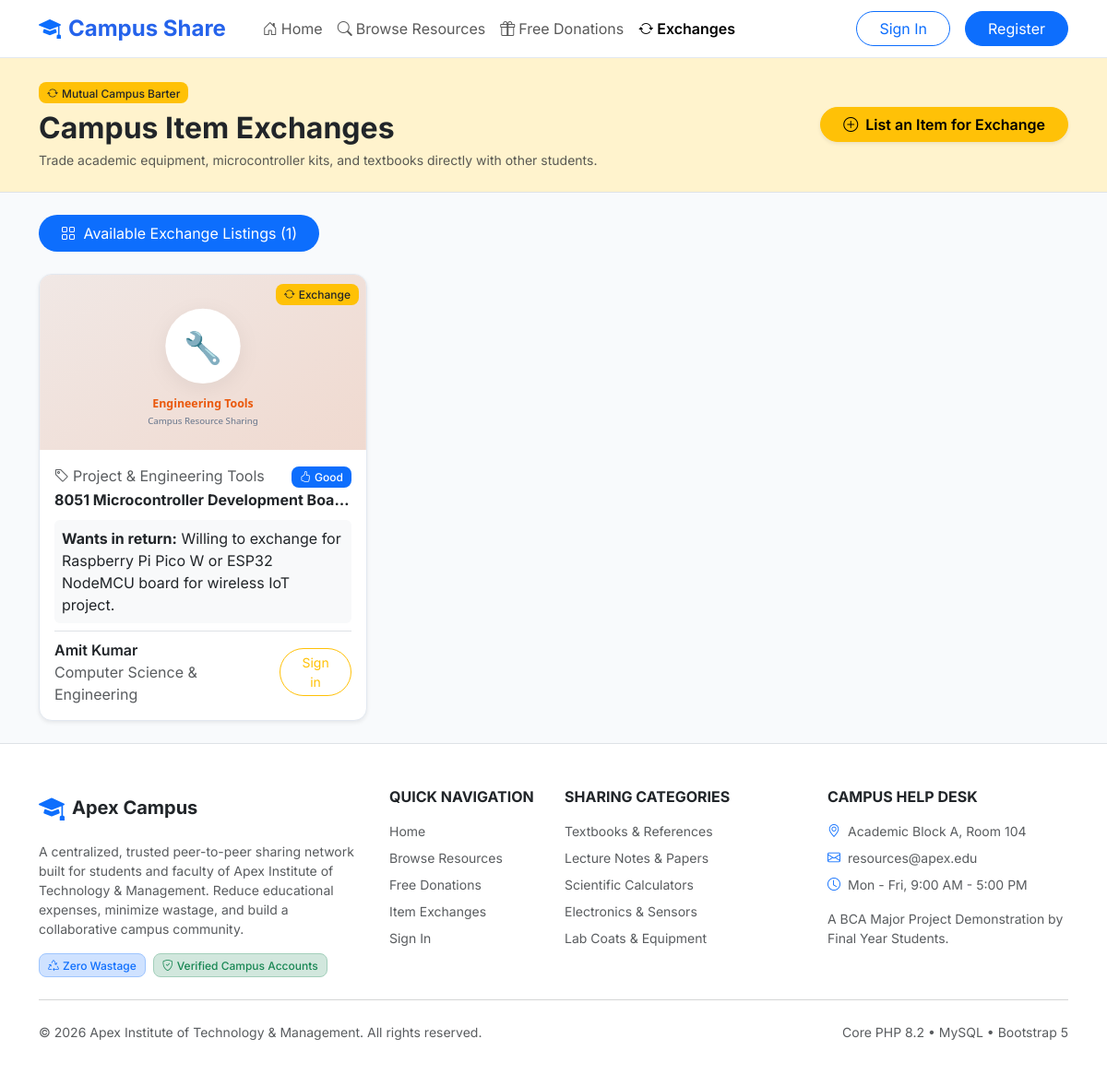
The page /student/exchanges.php on the database its author committed.
### tables this page shows
CREATE TABLE `resources` (
    `id` INT AUTO_INCREMENT PRIMARY KEY,
    `owner_id` INT NOT NULL,
    `category_id` INT NOT NULL,
    `department_id` INT NULL,
    `title` VARCHAR(200) NOT NULL,
    `description` TEXT NOT NULL,
    `resource_type` ENUM('book', 'notes', 'calculator', 'stationery', 'electronics', 'lab_equipment', 'engineering_tool', 'sports', 'art_supplies', 'hostel_item', 'other') NOT NULL DEFAULT 'book',
    `sharing_method` ENUM('borrow', 'donate', 'exchange', 'temporary_use') NOT NULL DEFAULT 'borrow',
    `condition_status` ENUM('new', 'like_new', 'good', 'fair', 'poor') NOT NULL DEFAULT 'good',
    `total_quantity` INT NOT NULL DEFAULT 1,
    `available_quantity` INT NOT NULL DEFAULT 1,
    `borrowing_duration_days` INT NOT NULL DEFAULT 7,
    `exchange_requirements` TEXT NULL,
    `collection_instructions` TEXT NULL,
    `usage_instructions` TEXT NULL,
    `image_path` VARCHAR(255) NULL,
    `course_semester_tag` VARCHAR(100) NULL,
    `availability_status` ENUM('available', 'reserved', 'borrowed', 'unavailable', 'under_review') NOT NULL DEFAULT 'available',
    `moderation_status` ENUM('approved', 'pending_approval', 'rejected') NOT NULL DEFAULT 'approved',
    `created_at` TIMESTAMP DEFAULT CURRENT_TIMESTAMP,
    `updated_at` TIMESTAMP DEFAULT CURRENT_TIMESTAMP ON UPDATE CURRENT_TIMESTAMP,
    INDEX `idx_res_owner` (`owner_id`),
    INDEX `idx_res_category` (`category_id`),
    INDEX `idx_res_dept` (`department_id`),
    INDEX `idx_res_method` (`sharing_method`),
    INDEX `idx_res_status` (`availability_status`),
    INDEX `idx_res_moderation` (`moderation_status`),
    INDEX `idx_res_type` (`resource_type`),
    INDEX `idx_res_condition` (`condition_status`),
    CONSTRAINT `fk_resources_owner` FOREIGN KEY (`owner_id`) REFERENCES `users`(`id`) ON DELETE CASCADE,
    CONSTRAINT `fk_resources_category` FOREIGN KEY (`category_id`) REFERENCES `categories`(`id`) ON DELETE RESTRICT,
    CONSTRAINT `fk_resources_department` FOREIGN KEY (`department_id`) REFERENCES `departments`(`id`) ON DELETE SET NULL
);

CREATE TABLE `categories` (
    `id` INT AUTO_INCREMENT PRIMARY KEY,
    `category_name` VARCHAR(100) NOT NULL UNIQUE,
    `slug` VARCHAR(100) NOT NULL UNIQUE,
    `description` TEXT NULL,
    `icon_class` VARCHAR(50) DEFAULT 'bi-box-seam',
    `status` ENUM('active', 'inactive') DEFAULT 'active',
    `created_at` TIMESTAMP DEFAULT CURRENT_TIMESTAMP
);

CREATE TABLE `users` (
    `id` INT AUTO_INCREMENT PRIMARY KEY,
    `full_name` VARCHAR(100) NOT NULL,
    `email` VARCHAR(150) NOT NULL UNIQUE,
    `password_hash` VARCHAR(255) NOT NULL,
    `institution_id` VARCHAR(50) NOT NULL UNIQUE,
    `department_id` INT NULL,
    `role` ENUM('student', 'faculty', 'admin') NOT NULL DEFAULT 'student',
    `course` VARCHAR(100) NULL,
    `semester` INT NULL,
    `designation` VARCHAR(100) NULL,
    `phone` VARCHAR(30) NULL,
    `profile_image` VARCHAR(255) NULL,
    `account_status` ENUM('active', 'suspended', 'pending') NOT NULL DEFAULT 'active',
    `created_at` TIMESTAMP DEFAULT CURRENT_TIMESTAMP,
    `updated_at` TIMESTAMP DEFAULT CURRENT_TIMESTAMP ON UPDATE CURRENT_TIMESTAMP,
    INDEX `idx_users_role` (`role`),
    INDEX `idx_users_status` (`account_status`),
    CONSTRAINT `fk_users_department` FOREIGN KEY (`department_id`) REFERENCES `departments`(`id`) ON DELETE SET NULL
);

CREATE TABLE `departments` (
    `id` INT AUTO_INCREMENT PRIMARY KEY,
    `department_name` VARCHAR(100) NOT NULL,
    `department_code` VARCHAR(20) NOT NULL UNIQUE,
    `status` ENUM('active', 'inactive') DEFAULT 'active',
    `created_at` TIMESTAMP DEFAULT CURRENT_TIMESTAMP
);

### config/database.php (called while the page is built, shortened)
<?php
class Database {
    private static ?PDO $instance = null;
    private static string $host = '127.0.0.1';
    private static string $port = '3306';
    private static string $dbName = 'campus_resource_sharing';
    private static string $username = 'root';
    private static string $password = '';
    private static string $charset = 'utf8mb4';
    public static function getConnection(): PDO {
        if (self::$instance === null) {
            $host = getenv('DB_HOST') ?: self::$host;
            $port = getenv('DB_PORT') ?: self::$port;
            $dbName = getenv('DB_NAME') ?: self::$dbName;
            $username = getenv('DB_USER') ?: self::$username;
            $password = getenv('DB_PASS') !== false ? getenv('DB_PASS') : self::$password;
            $dsn = "mysql:host={$host};port={$port};dbname={$dbName};charset=" . self::$charset;
            $options = [
                PDO::ATTR_ERRMODE            => PDO::ERRMODE_EXCEPTION,
                PDO::ATTR_DEFAULT_FETCH_MODE => PDO::FETCH_ASSOC,
                PDO::ATTR_EMULATE_PREPARES   => false,
                PDO::MYSQL_ATTR_INIT_COMMAND => "SET NAMES " . self::$charset
            ];
            try {
                self::$instance = new PDO($dsn, $username, $password, $options);
            } catch (PDOException $e) {
                error_log("Database Connection Failed: " . $e->getMessage());
                die("A database error occurred. Please ensure MySQL is running in XAMPP and the database is configured.");
            }
        }
        return self::$instance;
    }
}

### services/ExchangeService.php (called while the page is built, shortened)
<?php
require_once __DIR__ . '/../config/database.php';
require_once __DIR__ . '/../includes/functions.php';
class ExchangeService {
    private PDO $db;
    public function __construct() {
        $this->db = Database::getConnection();
    }
    public function getAvailableExchanges(): array {
        $stmt = $this->db->prepare("
            SELECT r.*, c.category_name, c.icon_class, d.department_name,
                   u.full_name as owner_name, u.role as owner_role
            FROM resources r
            JOIN categories c ON r.category_id = c.id
            LEFT JOIN departments d ON r.department_id = d.id
            JOIN users u ON r.owner_id = u.id
            WHERE r.sharing_method = 'exchange'
              AND r.moderation_status = 'approved'
              AND r.availability_status = 'available'
            ORDER BY r.created_at DESC
        ");
        $stmt->execute();
        return $stmt->fetchAll();
    }
}

### includes/auth.php (called while the page is built, shortened)
<?php
function is_logged_in(): bool {
    return !empty($_SESSION['user_id']) && !empty($_SESSION['user_role']);
}

### student/exchanges.php (the view, shortened to what this page needs)
<?php
require_once BASE_PATH . '/services/ExchangeService.php';
$exchangeService = new ExchangeService();
$availableExchanges = $exchangeService->getAvailableExchanges();
require_once BASE_PATH . '/includes/header.php';
?>
<div class="bg-warning-subtle py-4 border-bottom">
    <div class="container">
        <div class="d-flex flex-column flex-md-row justify-content-between align-items-md-center gap-3">
            <div>
                <span class="badge bg-warning text-dark mb-2"><i class="bi bi-arrow-repeat me-1"></i>Mutual Campus Barter</span>
                <h2 class="fw-bold text-dark mb-1">Campus Item Exchanges</h2>
                <p class="text-muted small mb-0">Trade academic equipment, microcontroller kits, and textbooks directly with other students.</p>
            </div>
            <a href="<?= APP_URL ?>/student/add_resource.php" class="btn btn-warning rounded-pill px-4 shadow-sm align-self-start align-self-md-auto fw-semibold">
                <i class="bi bi-plus-circle me-1"></i> List an Item for Exchange
            </a>
        </div>
    </div>
</div>
<div class="container py-4">
    <ul class="nav nav-pills mb-4" id="exchangeTabs" role="tablist">
        <li class="nav-item" role="presentation">
            <button class="nav-link active rounded-pill px-4" id="browse-tab" data-bs-toggle="pill" data-bs-target="#browse-exchanges" type="button" role="tab">
                <i class="bi bi-grid me-1"></i> Available Exchange Listings (<?= count($availableExchanges) ?>)
            </button>
        </li>
    </ul>
    <div class="tab-content" id="exchangeTabContent">
        <div class="tab-pane fade show active" id="browse-exchanges" role="tabpanel">
            <?php if (empty($availableExchanges)): ?>
                <div class="card border-0 rounded-4 shadow-sm bg-white p-5 text-center my-4">
                    <i class="bi bi-arrow-repeat text-muted" style="font-size: 3.5rem;"></i>
                    <h5 class="fw-bold text-dark mt-3">No active exchange listings</h5>
                    <p class="text-muted small mx-auto" style="max-width: 480px;">
                        Have engineering kits, calculators, or reference materials you want to trade for something else?
                    </p>
                    <div>
                        <a href="<?= APP_URL ?>/student/add_resource.php" class="btn btn-warning rounded-pill px-4 fw-semibold">List an Item for Exchange</a>
                    </div>
                </div>
            <?php else: ?>
                <div class="row g-4">
                    <?php foreach ($availableExchanges as $item): ?>
                        <div class="col-md-6 col-xl-4">
                            <div class="resource-card shadow-sm">
                                <div class="resource-card-img-wrap">
                                    <img src="<?= get_resource_image_url($item['image_path'], (int)$item['category_id']) ?>" alt="<?= e($item['title']) ?>">
                                    <div class="position-absolute top-0 end-0 m-2">
                                        <span class="badge bg-warning text-dark"><i class="bi bi-arrow-repeat me-1"></i>Exchange</span>
                                    </div>
                                </div>
                                <div class="p-3 d-flex flex-column flex-grow-1">
                                    <div class="d-flex justify-content-between align-items-center mb-1 text-xs text-muted">
                                        <span><i class="bi bi-tag me-1"></i><?= e($item['category_name']) ?></span>
                                        <span><?= condition_badge($item['condition_status']) ?></span>
                                    </div>
                                    <h6 class="fw-bold text-dark mb-1 text-truncate" title="<?= e($item['title']) ?>">
                                        <a href="<?= APP_URL ?>/student/resource_details.php?id=<?= $item['id'] ?>" class="text-decoration-none text-dark">
                                            <?= e($item['title']) ?>
                                        </a>
                                    </h6>
                                    <?php if (!empty($item['exchange_requirements'])): ?>
                                        <div class="p-2 rounded-2 bg-light text-xs text-dark my-2">
                                            <strong>Wants in return:</strong> <?= e($item['exchange_requirements']) ?>
                                        </div>
                                    <?php endif; ?>
                                    <div class="mt-auto pt-2 border-top d-flex align-items-center justify-content-between">
                                        <div class="text-xs text-muted">
                                            <span class="d-block fw-semibold text-dark text-truncate" style="max-width: 130px;"><?= e($item['owner_name']) ?></span>
                                            <span><?= e($item['department_name'] ?? 'Campus') ?></span>
                                        </div>
                                        <?php if ($currentUser && (int)$item['owner_id'] === (int)$currentUser['id']): ?>
                                            <span class="badge bg-light text-secondary border">Your Listing</span>
                                        <?php elseif ($currentUser): ?>
                                            <button type="button" class="btn btn-sm btn-warning rounded-pill px-3 fw-semibold" data-bs-toggle="modal" data-bs-target="#proposeModal<?= $item['id'] ?>">
                                                Propose Trade
                                            </button>
                                        <?php else: ?>
                                            <a href="<?= APP_URL ?>/login.php" class="btn btn-sm btn-outline-warning rounded-pill px-3">Sign in</a>
                                        <?php endif; ?>
                                    </div>
                                </div>
                            </div>
                        </div>
                    <?php endforeach; ?>
                </div>
            <?php endif; ?>
        </div>
    </div>
</div>
<?php require_once BASE_PATH . '/includes/footer.php'; ?>

### includes/functions.php (shortened to what this page needs)
<?php
function e(?string $string): string {
    return htmlspecialchars((string)($string ?? ''), ENT_QUOTES, 'UTF-8');
}
function condition_badge(string $condition): string {
    switch ($condition) {
        case 'good':
            return '<span class="badge bg-primary"><i class="bi bi-hand-thumbs-up me-1"></i>Good</span>';
    }
}
function get_resource_image_url(?string $imagePath, int $categoryId = 1): string {
    return APP_URL . '/assets/images/placeholder-cat-' . $categoryId . '.svg';
}

### assets/css/style.css (style rules this page uses)
:root { --primary-color: #2563eb; --primary-hover: #1d4ed8; --primary-subtle: #eff6ff; --secondary-color: #4f46e5; --accent-color: #06b6d4; --success-color: #10b981; --warning-color: #f59e0b; --danger-color: #ef4444; --bg-main: #f8fafc; --card-bg: #ffffff; --text-primary: #1e293b; --text-secondary: #64748b; --border-color: #e2e8f0; --card-shadow: 0 4px 16px -2px rgba(15, 23, 42, 0.06), 0 2px 6px -2px rgba(15, 23, 42, 0.04); --card-hover-shadow: 0 12px 28px -4px rgba(15, 23, 42, 0.12), 0 4px 10px -2px rgba(15, 23, 42, 0.05); }
body { font-family: 'Inter', system-ui, -apple-system, BlinkMacSystemFont, "Segoe UI", Roboto, "Helvetica Neue", Arial, sans-serif; background-color: var(--bg-main); color: var(--text-primary); min-height: 100vh; display: flex; flex-direction: column; }
.resource-card { background: var(--card-bg); border: 1px solid var(--border-color); border-radius: 14px; overflow: hidden; display: flex; flex-direction: column; height: 100%; transition: transform 0.25s ease, box-shadow 0.25s ease; }
.resource-card-img-wrap { height: 190px; background-color: #f1f5f9; position: relative; overflow: hidden; }
.resource-card-img-wrap img { width: 100%; height: 100%; object-fit: cover; transition: transform 0.3s ease; }
.badge { padding: 0.45em 0.75em; font-weight: 500; border-radius: 8px; }

### rows shown on the page
resources: category.category_name "Project & Engineering Tools", condition_status "good" (drawn), title "8051 Microcontroller Development Boa…", exchange_requirements "Willing to exchange for Raspberry Pi Pico W or ESP32 NodeMCU board for wireless IoT project.", owner.full_name "Amit Kumar", department.department_name "Computer Science & Engineering"

### other values the page prints
count($availableExchanges) "1"
APP_NAME "Apex Campus"
INSTITUTION_NAME "Apex Institute of Technology & Management"
get_setting('campus_help_desk', 'Academic Block A, Room 104') "Academic Block A, Room 104"
get_setting('campus_contact_email', 'resources@apex.edu') "resources@apex.edu"
